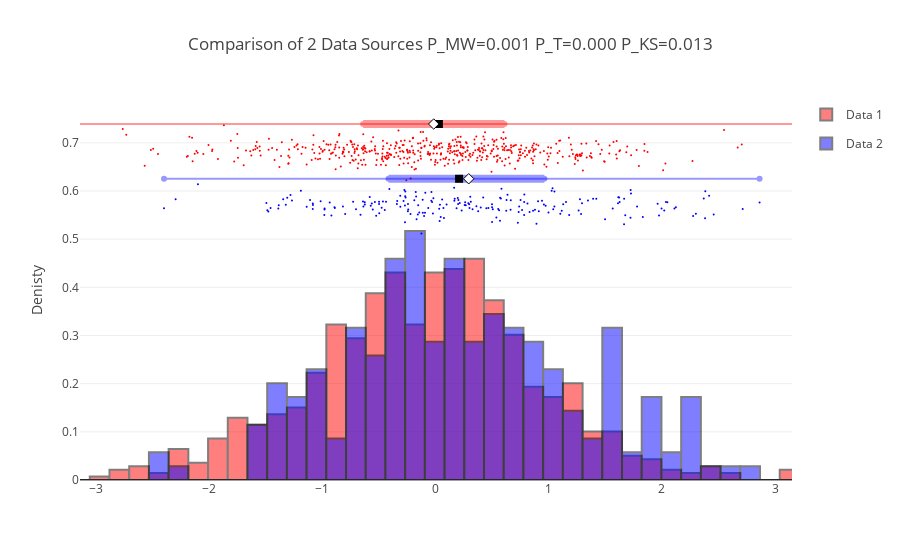

The notebook cell saved with this chart:
### Markdown cell above
### Two Histograms

Plot two histograms. Automatically perform testing to see if the two distributions differ. Tests include:
* KS: Kolmogorov-Smirnov statistic on 2 samples.
* MW: Mann-Whitney rank test on two samples.
* T: T-test for the means of two independent samples of scores.

The P-values from the tests are printed in the title

### Code cell
data_source_1 = np.random.randn(800)
data_source_2 = np.random.randn(200)+.35

hist2plt = psp.plot2Hists(data_source_1, data_source_2, names=['Data 1','Data 2'],
           normHist=True, title='Comparison of 2 Data Sources',
           KS=True, MW=True, T=True);

### Figure 1 — Plotly figure (JSON) as saved in the notebook; plotly's stock layout.template omitted (floating-point values rounded to 4 significant figures; data arrays with more than 128 entries replaced by an {"elided": "..."} marker saying what was removed)
{"data": [{"legendgroup": "Data 1", "marker": {"color": "red", "line": {"color": "black", "width": 2}}, "name": "Data 1", "opacity": 0.5, "type": "bar", "x": [-3.489, -3.315, -3.141, -2.967, -2.793, -2.619, -2.445, -2.27, -2.096, -1.922, -1.748, -1.574, -1.4, -1.226, -1.051, -0.8774, -0.7032, -0.5291, -0.3549, -0.1808, -0.006675, 0.1675, 0.3416, 0.5157, 0.6899, 0.864, 1.038, 1.212, 1.386, 1.561, 1.735, 1.909, 2.083, 2.257, 2.431, 2.605, 2.78, 2.954, 3.128, 3.302], "y": [0.007178, 0, 0, 0.007178, 0.02153, 0.02871, 0.01436, 0.0646, 0.03589, 0.08614, 0.1292, 0.1149, 0.1364, 0.1507, 0.2225, 0.323, 0.2943, 0.3876, 0.4307, 0.323, 0.4307, 0.4379, 0.4594, 0.3733, 0.3015, 0.1938, 0.1723, 0.201, 0.1005, 0.1005, 0.05025, 0.04307, 0.02153, 0.01436, 0.02871, 0.01436, 0, 0, 0.02153]}, {"legendgroup": "Data 2", "marker": {"color": "blue", "line": {"color": "black", "width": 2}}, "name": "Data 2", "opacity": 0.5, "type": "bar", "x": [-3.489, -3.315, -3.141, -2.967, -2.793, -2.619, -2.445, -2.27, -2.096, -1.922, -1.748, -1.574, -1.4, -1.226, -1.051, -0.8774, -0.7032, -0.5291, -0.3549, -0.1808, -0.006675, 0.1675, 0.3416, 0.5157, 0.6899, 0.864, 1.038, 1.212, 1.386, 1.561, 1.735, 1.909, 2.083, 2.257, 2.431, 2.605, 2.78, 2.954, 3.128, 3.302], "y": [0, 0, 0, 0, 0, 0, 0.05743, 0.02871, 0, 0, 0, 0.1149, 0.201, 0.1723, 0.2297, 0.08614, 0.3158, 0.2584, 0.4594, 0.5168, 0.2871, 0.4594, 0.2871, 0.3446, 0.3158, 0.2871, 0.2297, 0.1436, 0.08614, 0.3158, 0.05743, 0.1723, 0.05743, 0.1723, 0.02871, 0.02871, 0.02871, 0, 0]}, {"hoverinfo": "x+name", "legendgroup": "Data 1", "marker": {"color": "red", "size": 2}, "mode": "markers", "name": "Data 1", "showlegend": false, "type": "scatter", "x": {"elided": "500 float values"}, "y": {"elided": "500 float values"}}, {"hoverinfo": "x+name", "legendgroup": "Data 2", "marker": {"color": "blue", "size": 2}, "mode": "markers", "name": "Data 2", "showlegend": false, "type": "scatter", "x": {"elided": "200 float values"}, "y": {"elided": "800 float values"}}, {"hoverinfo": "name+text", "hovertext": "Median=3.019e-02 <br> Mean=-1.609e-02 <br> [Q1,Q2]=[-6.394e-01,6.091e-01] <br> [min, max]=[-3.489e+00,3.302e+00]", "legendgroup": "Data 1", "line": {"color": "red", "width": 8}, "name": "Data 1", "opacity": 0.4, "showlegend": false, "type": "scatter", "x": [-0.6394, 0.6091], "y": [0.7391, 0.7391]}, {"hoverinfo": "name+text", "hovertext": "Median=3.019e-02 <br> Mean=-1.609e-02 <br> [Q1,Q2]=[-6.394e-01,6.091e-01] <br> [min, max]=[-3.489e+00,3.302e+00]", "legendgroup": "Data 1", "line": {"color": "red", "width": 2}, "name": "Data 1", "opacity": 0.4, "showlegend": false, "type": "scatter", "x": [-3.489, 3.302], "y": [0.7391, 0.7391]}, {"hoverinfo": "name+text", "hovertext": "Median=3.019e-02 <br> Mean=-1.609e-02 <br> [Q1,Q2]=[-6.394e-01,6.091e-01] <br> [min, max]=[-3.489e+00,3.302e+00]", "legendgroup": "Data 1", "marker": {"color": "black", "size": 8, "symbol": "square"}, "mode": "markers", "name": "Data 1", "opacity": 1, "showlegend": false, "type": "scatter", "x": [0.03019], "y": [0.7391]}, {"hoverinfo": "name+text", "hovertext": "Median=3.019e-02 <br> Mean=-1.609e-02 <br> [Q1,Q2]=[-6.394e-01,6.091e-01] <br> [min, max]=[-3.489e+00,3.302e+00]", "legendgroup": "Data 1", "line": {"color": "black"}, "marker": {"color": "white", "line": {"color": "black", "width": 1}, "size": 8, "symbol": "diamond"}, "mode": "markers", "name": "Data 1", "opacity": 1, "showlegend": false, "type": "scatter", "x": [-0.01609], "y": [0.7391]}, {"hoverinfo": "name+text", "hovertext": "Median=2.083e-01 <br> Mean=2.934e-01 <br> [Q1,Q2]=[-4.150e-01,9.612e-01] <br> [min, max]=[-2.398e+00,2.863e+00]", "legendgroup": "Data 2", "line": {"color": "blue", "width": 8}, "name": "Data 2", "opacity": 0.4, "showlegend": false, "type": "scatter", "x": [-0.415, 0.9612], "y": [0.6254, 0.6254]}, {"hoverinfo": "name+text", "hovertext": "Median=2.083e-01 <br> Mean=2.934e-01 <br> [Q1,Q2]=[-4.150e-01,9.612e-01] <br> [min, max]=[-2.398e+00,2.863e+00]", "legendgroup": "Data 2", "line": {"color": "blue", "width": 2}, "name": "Data 2", "opacity": 0.4, "showlegend": false, "type": "scatter", "x": [-2.398, 2.863], "y": [0.6254, 0.6254]}, {"hoverinfo": "name+text", "hovertext": "Median=2.083e-01 <br> Mean=2.934e-01 <br> [Q1,Q2]=[-4.150e-01,9.612e-01] <br> [min, max]=[-2.398e+00,2.863e+00]", "legendgroup": "Data 2", "marker": {"color": "black", "size": 8, "symbol": "square"}, "mode": "markers", "name": "Data 2", "opacity": 1, "showlegend": false, "type": "scatter", "x": [0.2083], "y": [0.6254]}, {"hoverinfo": "name+text", "hovertext": "Median=2.083e-01 <br> Mean=2.934e-01 <br> [Q1,Q2]=[-4.150e-01,9.612e-01] <br> [min, max]=[-2.398e+00,2.863e+00]", "legendgroup": "Data 2", "line": {"color": "black"}, "marker": {"color": "white", "line": {"color": "black", "width": 1}, "size": 8, "symbol": "diamond"}, "mode": "markers", "name": "Data 2", "opacity": 1, "showlegend": false, "type": "scatter", "x": [0.2934], "y": [0.6254]}], "layout": {"bargap": 0, "barmode": "overlay", "hovermode": "closest", "title": "Comparison of 2 Data Sources P_MW=0.001 P_T=0.000 P_KS=0.013", "xaxis": {"range": [-3.14, 3.149]}, "yaxis": {"title": "Denisty"}}}
